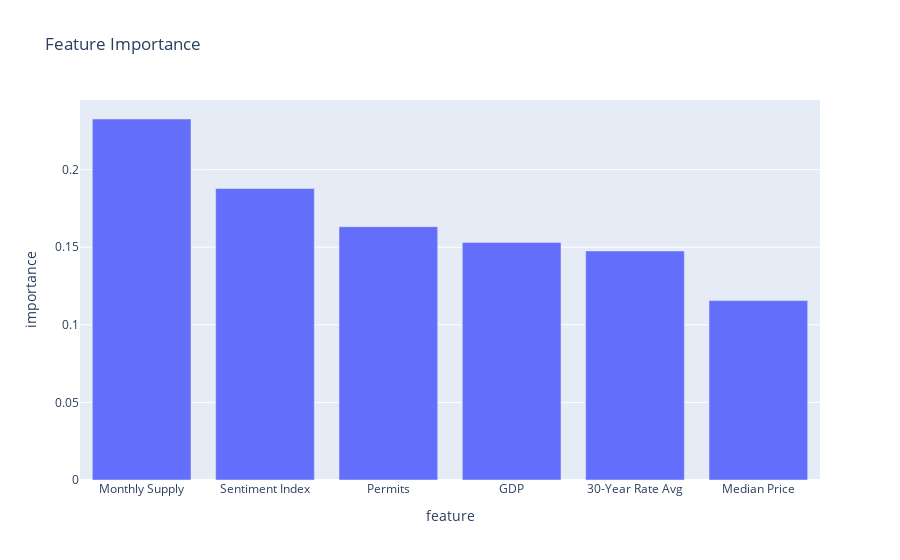

Here is the notebook cell this chart was saved with:
### Code cell
# use plotly to create a bar chart of the feature importance
fig = px.bar(feature_importance_df, x=feature_importance_df.index, y="importance", title="Feature Importance")
# save the graph
fig.write_image("images/feature_importance_streamlined.png")
fig.show()

### Figure 1 — Plotly figure (JSON) as saved in the notebook; plotly's stock layout.template omitted (floating-point values rounded to 4 significant figures)
{"data": [{"alignmentgroup": "True", "hovertemplate": "feature=%{x}<br>importance=%{y}<extra></extra>", "legendgroup": "", "marker": {"color": "#636efa", "pattern": {"shape": ""}}, "name": "", "offsetgroup": "", "orientation": "v", "showlegend": false, "textposition": "auto", "type": "bar", "x": ["Monthly Supply", "Sentiment Index", "Permits", "GDP", "30-Year Rate Avg", "Median Price"], "xaxis": "x", "y": [0.2326, 0.1879, 0.1632, 0.1531, 0.1476, 0.1156], "yaxis": "y"}], "layout": {"barmode": "relative", "legend": {"tracegroupgap": 0}, "title": {"text": "Feature Importance"}, "xaxis": {"anchor": "y", "domain": [0, 1], "title": {"text": "feature"}}, "yaxis": {"anchor": "x", "domain": [0, 1], "title": {"text": "importance"}}}}
